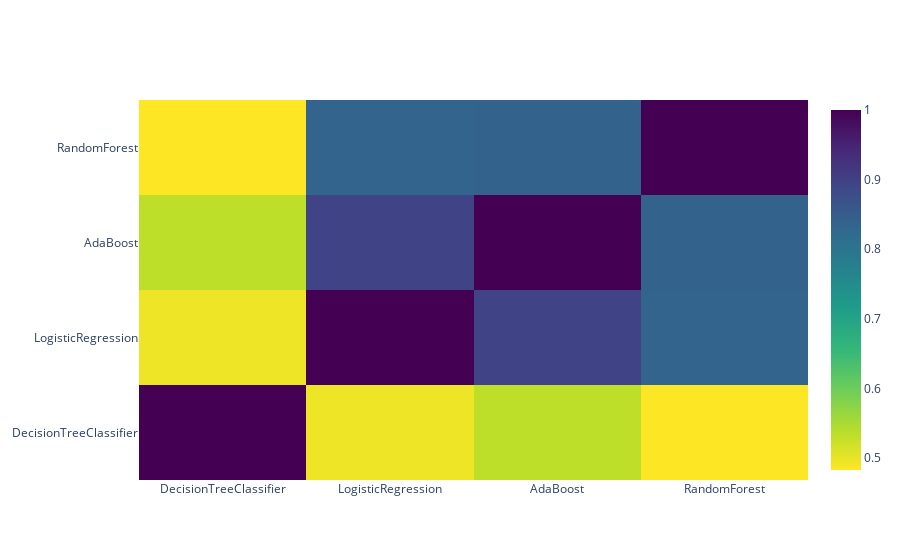

This figure's notebook cell:
### Code cell
import plotly.offline as py
py.init_notebook_mode(connected=True)
import plotly.graph_objs as go
import plotly.tools as tls

data = [
    go.Heatmap(
        z= base_predictions_train.astype(float).corr().values ,
        x=base_predictions_train.columns.values,
        y= base_predictions_train.columns.values,
          colorscale='Viridis',
            showscale=True,
            reversescale = True
    )
]
py.iplot(data, filename='labelled-heatmap')

### Figure 1 — Plotly figure (JSON) as saved in the notebook; plotly's stock layout.template omitted (floating-point values rounded to 4 significant figures)
{"data": [{"colorscale": [[0, "#440154"], [0.1111, "#482878"], [0.2222, "#3e4989"], [0.3333, "#31688e"], [0.4444, "#26828e"], [0.5556, "#1f9e89"], [0.6667, "#35b779"], [0.7778, "#6ece58"], [0.8889, "#b5de2b"], [1, "#fde725"]], "reversescale": true, "showscale": true, "type": "heatmap", "x": ["DecisionTreeClassifier", "LogisticRegression", "AdaBoost", "RandomForest"], "y": ["DecisionTreeClassifier", "LogisticRegression", "AdaBoost", "RandomForest"], "z": [[1, 0.4947, 0.5331, 0.4828], [0.4947, 1, 0.8939, 0.8359], [0.5331, 0.8939, 1, 0.8381], [0.4828, 0.8359, 0.8381, 1]]}], "layout": {}}
